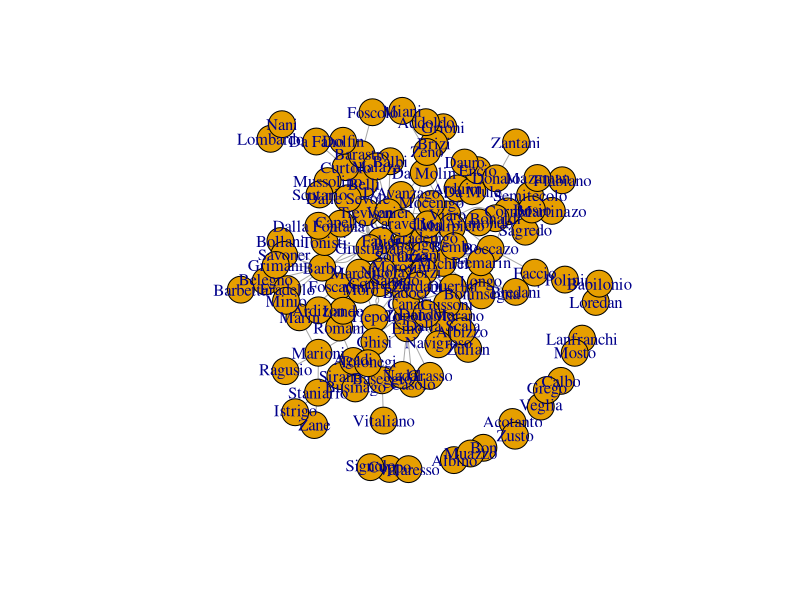
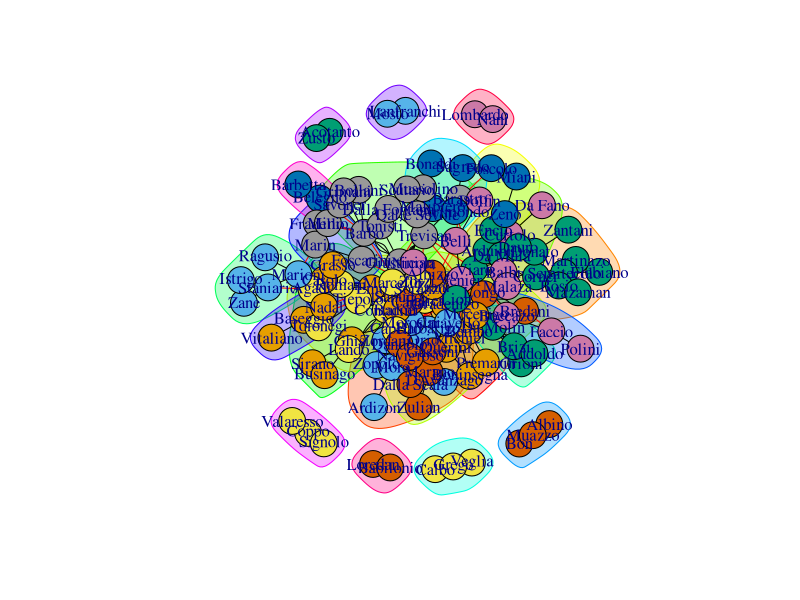

The R script that drew these images, in order: (Note: this script raises an error after producing the figures.)
library(igraph)

data <- read.csv("resources/colleganza-pairs.csv",header=FALSE)
venice.sn <- graph.data.frame(data.frame(data$V1,data$V2),directed=F)
plot(venice.sn)
V(venice.sn)$degree <- degree(venice.sn)
cnet <- cluster_edge_betweenness(venice.sn)
plot(cnet,venice.sn)

V(venice.sn)$betweenness <- betweenness(venice.sn)
V(venice.sn)$eigen <- eigen_centrality(venice.sn)
V(venice.sn)$pr <- unname(unlist(page_rank(venice.sn)$vector))

plot(cnet,venice.sn,
     layout=layout_with_fr(venice.sn),
     vertex.size=5+(V(venice.sn)$betweenness/100))

plot(cnet,venice.sn,
     layout=layout_with_fr(venice.sn),
     vertex.size=500*V(venice.sn)$pr)

write_graph(venice.sn,"resources/venice-social-network.graphml",format="graphml")
